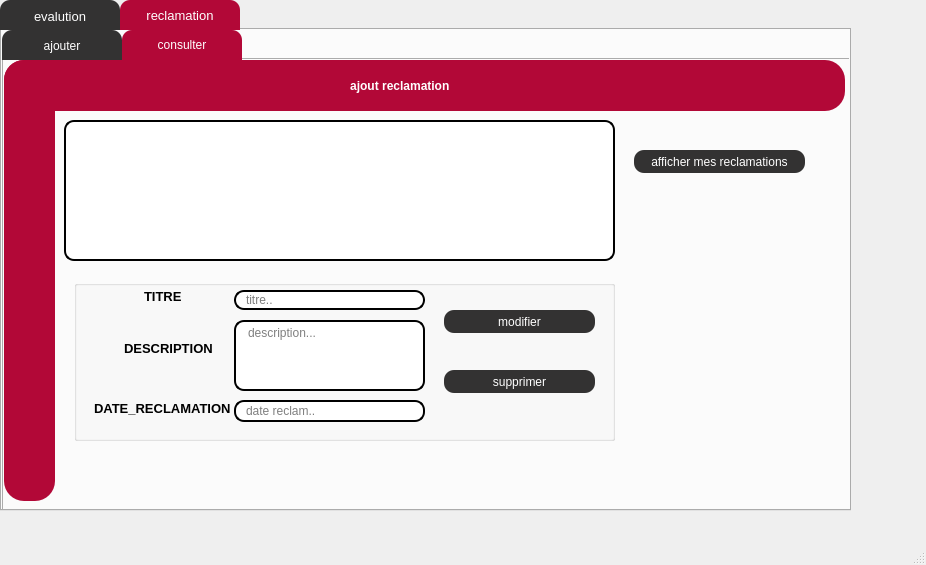
<?xml version="1.0" encoding="UTF-8"?>
<ui version="4.0">
 <class>MainWindow</class>
 <widget class="QMainWindow" name="MainWindow">
  <property name="geometry">
   <rect>
    <x>0</x>
    <y>0</y>
    <width>926</width>
    <height>565</height>
   </rect>
  </property>
  <property name="font">
   <font>
    <pointsize>10</pointsize>
   </font>
  </property>
  <property name="windowTitle">
   <string>MainWindow</string>
  </property>
  <widget class="QWidget" name="centralwidget">
   <widget class="QTabWidget" name="tabWidget">
    <property name="geometry">
     <rect>
      <x>0</x>
      <y>0</y>
      <width>851</width>
      <height>511</height>
     </rect>
    </property>
    <property name="styleSheet">
     <string notr="true">QTabBar::tab{
    color:white;
	font: 75 10pt &quot;Source Code Pro&quot;;
	font: 87 8pt &quot;Nexa Rust Sans Black 01&quot;;
    background-color:rgb(39, 39,39);
background:  rgb(51, 50, 50);
border-top-left-radius:10px;
border-top-right-radius:10px;
min-width:120px;
height:30px;

}
QTabBar::tab::hover
{
color:white;

background:#b20837;
border-top-left-radius:10px;
border-top-right-radius:10px;
}

QTabBar::tab:selected
{
color:white;

background:#b20837;
border-top-left-radius:10px;
border-top-right-radius:10px;
}</string>
    </property>
    <property name="currentIndex">
     <number>1</number>
    </property>
    <widget class="QWidget" name="evaluation">
     <attribute name="title">
      <string>evalution</string>
     </attribute>
     <widget class="QTabWidget" name="tabWidget_2">
      <property name="geometry">
       <rect>
        <x>0</x>
        <y>0</y>
        <width>851</width>
        <height>481</height>
       </rect>
      </property>
      <property name="currentIndex">
       <number>0</number>
      </property>
      <widget class="QWidget" name="tab">
       <attribute name="title">
        <string>consulter</string>
       </attribute>
       <widget class="QLabel" name="label_redEq_16">
        <property name="geometry">
         <rect>
          <x>0</x>
          <y>0</y>
          <width>841</width>
          <height>51</height>
         </rect>
        </property>
        <property name="font">
         <font>
          <pointsize>9</pointsize>
          <weight>75</weight>
          <bold>true</bold>
         </font>
        </property>
        <property name="styleSheet">
         <string notr="true">color:white;

background:#b20837;
border-radius:20px;</string>
        </property>
        <property name="text">
         <string>                                                                                            Grille d' evaluation annuelle</string>
        </property>
       </widget>
       <widget class="QLabel" name="label_RedEq2_15">
        <property name="geometry">
         <rect>
          <x>0</x>
          <y>0</y>
          <width>51</width>
          <height>471</height>
         </rect>
        </property>
        <property name="styleSheet">
         <string notr="true">color:white;

background:#b20837;
border-radius:20px;</string>
        </property>
        <property name="text">
         <string/>
        </property>
       </widget>
       <widget class="QLabel" name="bonj">
        <property name="geometry">
         <rect>
          <x>60</x>
          <y>70</y>
          <width>31</width>
          <height>31</height>
         </rect>
        </property>
        <property name="font">
         <font>
          <family>MS Sans Serif</family>
          <pointsize>12</pointsize>
          <weight>75</weight>
          <italic>true</italic>
          <bold>true</bold>
         </font>
        </property>
        <property name="text">
         <string>MR </string>
        </property>
       </widget>
       <widget class="QLabel" name="nom">
        <property name="geometry">
         <rect>
          <x>100</x>
          <y>80</y>
          <width>61</width>
          <height>16</height>
         </rect>
        </property>
        <property name="font">
         <font>
          <weight>75</weight>
          <bold>true</bold>
         </font>
        </property>
        <property name="text">
         <string/>
        </property>
       </widget>
       <widget class="QLabel" name="prenom">
        <property name="geometry">
         <rect>
          <x>120</x>
          <y>80</y>
          <width>71</width>
          <height>16</height>
         </rect>
        </property>
        <property name="font">
         <font>
          <weight>75</weight>
          <bold>true</bold>
         </font>
        </property>
        <property name="text">
         <string/>
        </property>
       </widget>
       <widget class="QLabel" name="label_30">
        <property name="geometry">
         <rect>
          <x>210</x>
          <y>370</y>
          <width>251</width>
          <height>20</height>
         </rect>
        </property>
        <property name="font">
         <font>
          <weight>75</weight>
          <bold>true</bold>
         </font>
        </property>
        <property name="text">
         <string>just cliquer ici pour imprimer votre chéque</string>
        </property>
       </widget>
       <widget class="QCustomPlot" name="customPlot" native="true">
        <property name="geometry">
         <rect>
          <x>60</x>
          <y>100</y>
          <width>401</width>
          <height>211</height>
         </rect>
        </property>
       </widget>
       <widget class="QGroupBox" name="groupBox_3">
        <property name="geometry">
         <rect>
          <x>530</x>
          <y>100</y>
          <width>251</width>
          <height>221</height>
         </rect>
        </property>
        <property name="font">
         <font>
          <weight>75</weight>
          <bold>true</bold>
         </font>
        </property>
        <property name="title">
         <string>Point d'amelioration:</string>
        </property>
        <widget class="QPushButton" name="voirevaluation">
         <property name="geometry">
          <rect>
           <x>50</x>
           <y>150</y>
           <width>171</width>
           <height>23</height>
          </rect>
         </property>
         <property name="styleSheet">
          <string notr="true">QPushButton{
    color:white;
	font: 75 10pt &quot;Source Code Pro&quot;;
	font: 87 7pt &quot;Nexa Rust Sans Black 01&quot;;
    background-color: rgb(51, 50, 50);
background:  rgb(51, 50, 50);
border-radius:10px;
}
QPushButton:hover
{
color:white;

background:#b20837;
border-radius:10px;
}
</string>
         </property>
         <property name="text">
          <string>resultat de l' evaluation</string>
         </property>
        </widget>
        <widget class="QLabel" name="performance">
         <property name="geometry">
          <rect>
           <x>60</x>
           <y>30</y>
           <width>141</width>
           <height>20</height>
          </rect>
         </property>
         <property name="font">
          <font>
           <family>Arial Black</family>
           <pointsize>11</pointsize>
           <weight>75</weight>
           <bold>true</bold>
          </font>
         </property>
         <property name="lineWidth">
          <number>7</number>
         </property>
         <property name="midLineWidth">
          <number>3</number>
         </property>
         <property name="text">
          <string/>
         </property>
        </widget>
        <widget class="QLabel" name="autonomie">
         <property name="geometry">
          <rect>
           <x>60</x>
           <y>60</y>
           <width>141</width>
           <height>20</height>
          </rect>
         </property>
         <property name="font">
          <font>
           <family>Arial Black</family>
           <pointsize>11</pointsize>
           <weight>75</weight>
           <bold>true</bold>
          </font>
         </property>
         <property name="lineWidth">
          <number>7</number>
         </property>
         <property name="midLineWidth">
          <number>3</number>
         </property>
         <property name="text">
          <string/>
         </property>
        </widget>
        <widget class="QLabel" name="fiabilite">
         <property name="geometry">
          <rect>
           <x>60</x>
           <y>100</y>
           <width>141</width>
           <height>20</height>
          </rect>
         </property>
         <property name="font">
          <font>
           <family>Arial Black</family>
           <pointsize>11</pointsize>
           <weight>75</weight>
           <bold>true</bold>
          </font>
         </property>
         <property name="lineWidth">
          <number>7</number>
         </property>
         <property name="midLineWidth">
          <number>3</number>
         </property>
         <property name="text">
          <string/>
         </property>
        </widget>
       </widget>
       <widget class="QLabel" name="label_29">
        <property name="geometry">
         <rect>
          <x>350</x>
          <y>420</y>
          <width>491</width>
          <height>16</height>
         </rect>
        </property>
        <property name="font">
         <font>
          <weight>75</weight>
          <bold>true</bold>
         </font>
        </property>
        <property name="text">
         <string>NB:si vous avez un probléme cliquer sur le bouton reclamation qui se trouve au dessus</string>
        </property>
       </widget>
       <widget class="QPushButton" name="pdf">
        <property name="geometry">
         <rect>
          <x>520</x>
          <y>370</y>
          <width>101</width>
          <height>23</height>
         </rect>
        </property>
        <property name="styleSheet">
         <string notr="true">QPushButton{
    color:white;
	font: 75 10pt &quot;Source Code Pro&quot;;
	font: 87 7pt &quot;Nexa Rust Sans Black 01&quot;;
    background-color: rgb(51, 50, 50);
background:  rgb(51, 50, 50);
border-radius:10px;
}
QPushButton:hover
{
color:white;

background:#b20837;
border-radius:10px;
}
</string>
        </property>
        <property name="text">
         <string>imprimer</string>
        </property>
        <property name="icon">
         <iconset>
          <normaloff>../../ghof/premiereapp1/ressource/mod.png</normaloff>../../ghof/premiereapp1/ressource/mod.png</iconset>
        </property>
       </widget>
       <widget class="QLabel" name="augmentation">
        <property name="geometry">
         <rect>
          <x>170</x>
          <y>340</y>
          <width>251</width>
          <height>20</height>
         </rect>
        </property>
        <property name="font">
         <font>
          <pointsize>10</pointsize>
          <weight>75</weight>
          <bold>true</bold>
         </font>
        </property>
        <property name="text">
         <string/>
        </property>
       </widget>
       <widget class="QLabel" name="prime">
        <property name="geometry">
         <rect>
          <x>430</x>
          <y>340</y>
          <width>251</width>
          <height>20</height>
         </rect>
        </property>
        <property name="font">
         <font>
          <pointsize>10</pointsize>
          <weight>75</weight>
          <bold>true</bold>
         </font>
        </property>
        <property name="text">
         <string/>
        </property>
       </widget>
      </widget>
      <widget class="QWidget" name="tab_3">
       <attribute name="title">
        <string>liste des employees</string>
       </attribute>
       <widget class="QTableView" name="tableView_2">
        <property name="geometry">
         <rect>
          <x>100</x>
          <y>70</y>
          <width>671</width>
          <height>201</height>
         </rect>
        </property>
        <property name="styleSheet">
         <string notr="true">border: 2px solid black;
border-radius: 10px;
padding: 0 8px;
background: white;
selection-background-color: gray;</string>
        </property>
       </widget>
       <widget class="QPushButton" name="empeval">
        <property name="geometry">
         <rect>
          <x>550</x>
          <y>320</y>
          <width>171</width>
          <height>23</height>
         </rect>
        </property>
        <property name="styleSheet">
         <string notr="true">QPushButton{
    color:white;
	font: 75 10pt &quot;Source Code Pro&quot;;
	font: 87 7pt &quot;Nexa Rust Sans Black 01&quot;;
    background-color: rgb(51, 50, 50);
background:  rgb(51, 50, 50);
border-radius:10px;
}
QPushButton:hover
{
color:white;

background:#b20837;
border-radius:10px;
}
</string>
        </property>
        <property name="text">
         <string>afficher liste des employees</string>
        </property>
       </widget>
       <widget class="QLabel" name="label_redEq_18">
        <property name="geometry">
         <rect>
          <x>10</x>
          <y>0</y>
          <width>841</width>
          <height>51</height>
         </rect>
        </property>
        <property name="font">
         <font>
          <pointsize>9</pointsize>
          <weight>75</weight>
          <bold>true</bold>
         </font>
        </property>
        <property name="styleSheet">
         <string notr="true">color:white;

background:#b20837;
border-radius:20px;</string>
        </property>
        <property name="text">
         <string/>
        </property>
       </widget>
       <widget class="QLabel" name="label_RedEq2_17">
        <property name="geometry">
         <rect>
          <x>10</x>
          <y>0</y>
          <width>51</width>
          <height>471</height>
         </rect>
        </property>
        <property name="styleSheet">
         <string notr="true">color:white;

background:#b20837;
border-radius:20px;</string>
        </property>
        <property name="text">
         <string/>
        </property>
       </widget>
       <widget class="QLabel" name="label_27">
        <property name="geometry">
         <rect>
          <x>40</x>
          <y>70</y>
          <width>47</width>
          <height>13</height>
         </rect>
        </property>
        <property name="text">
         <string/>
        </property>
       </widget>
      </widget>
      <widget class="QWidget" name="tab_2">
       <attribute name="title">
        <string>évaluer</string>
       </attribute>
       <widget class="QLabel" name="label_redEq_17">
        <property name="geometry">
         <rect>
          <x>0</x>
          <y>0</y>
          <width>841</width>
          <height>51</height>
         </rect>
        </property>
        <property name="font">
         <font>
          <pointsize>9</pointsize>
          <weight>75</weight>
          <bold>true</bold>
         </font>
        </property>
        <property name="styleSheet">
         <string notr="true">color:white;

background:#b20837;
border-radius:20px;</string>
        </property>
        <property name="text">
         <string/>
        </property>
       </widget>
       <widget class="QLabel" name="label_RedEq2_16">
        <property name="geometry">
         <rect>
          <x>0</x>
          <y>-10</y>
          <width>51</width>
          <height>471</height>
         </rect>
        </property>
        <property name="styleSheet">
         <string notr="true">color:white;

background:#b20837;
border-radius:20px;</string>
        </property>
        <property name="text">
         <string/>
        </property>
       </widget>
       <widget class="QLineEdit" name="emp">
        <property name="geometry">
         <rect>
          <x>220</x>
          <y>270</y>
          <width>361</width>
          <height>20</height>
         </rect>
        </property>
        <property name="styleSheet">
         <string notr="true">border: 2px solid black;
border-radius: 10px;
padding: 0 8px;
background: white;
selection-background-color: gray;</string>
        </property>
       </widget>
       <widget class="QTextEdit" name="comm">
        <property name="geometry">
         <rect>
          <x>260</x>
          <y>300</y>
          <width>271</width>
          <height>111</height>
         </rect>
        </property>
        <property name="styleSheet">
         <string notr="true">border: 2px solid black;
border-radius: 10px;
padding: 0 8px;
background: white;
selection-background-color: gray;</string>
        </property>
       </widget>
       <widget class="QLabel" name="label_3">
        <property name="geometry">
         <rect>
          <x>120</x>
          <y>270</y>
          <width>81</width>
          <height>20</height>
         </rect>
        </property>
        <property name="text">
         <string>cin employee</string>
        </property>
       </widget>
       <widget class="QLabel" name="label_4">
        <property name="geometry">
         <rect>
          <x>130</x>
          <y>360</y>
          <width>61</width>
          <height>20</height>
         </rect>
        </property>
        <property name="text">
         <string>description</string>
        </property>
       </widget>
       <widget class="QTableView" name="tableView_3">
        <property name="geometry">
         <rect>
          <x>70</x>
          <y>70</y>
          <width>581</width>
          <height>192</height>
         </rect>
        </property>
        <property name="styleSheet">
         <string notr="true">border: 2px solid black;
border-radius: 10px;
padding: 0 8px;
background: white;
selection-background-color: gray;</string>
        </property>
       </widget>
       <widget class="QPushButton" name="pushButton_5">
        <property name="geometry">
         <rect>
          <x>684</x>
          <y>130</y>
          <width>141</width>
          <height>23</height>
         </rect>
        </property>
        <property name="styleSheet">
         <string notr="true">QPushButton{
    color:white;
	font: 75 10pt &quot;Source Code Pro&quot;;
	font: 87 7pt &quot;Nexa Rust Sans Black 01&quot;;
    background-color: rgb(51, 50, 50);
background:  rgb(51, 50, 50);
border-radius:10px;
}
QPushButton:hover
{
color:white;

background:#b20837;
border-radius:10px;
}
</string>
        </property>
        <property name="text">
         <string>afficher les avis</string>
        </property>
       </widget>
       <widget class="QPushButton" name="pushButton_7">
        <property name="geometry">
         <rect>
          <x>580</x>
          <y>310</y>
          <width>75</width>
          <height>23</height>
         </rect>
        </property>
        <property name="styleSheet">
         <string notr="true">QPushButton{
    color:white;
	font: 75 10pt &quot;Source Code Pro&quot;;
	font: 87 7pt &quot;Nexa Rust Sans Black 01&quot;;
    background-color: rgb(51, 50, 50);
background:  rgb(51, 50, 50);
border-radius:10px;
}
QPushButton:hover
{
color:white;

background:#b20837;
border-radius:10px;
}
</string>
        </property>
        <property name="text">
         <string>ajouter</string>
        </property>
       </widget>
       <widget class="QPushButton" name="supp">
        <property name="geometry">
         <rect>
          <x>570</x>
          <y>420</y>
          <width>75</width>
          <height>23</height>
         </rect>
        </property>
        <property name="styleSheet">
         <string notr="true">QPushButton{
    color:white;
	font: 75 10pt &quot;Source Code Pro&quot;;
	font: 87 7pt &quot;Nexa Rust Sans Black 01&quot;;
    background-color: rgb(51, 50, 50);
background:  rgb(51, 50, 50);
border-radius:10px;
}
QPushButton:hover
{
color:white;

background:#b20837;
border-radius:10px;
}
</string>
        </property>
        <property name="text">
         <string>supprimer</string>
        </property>
       </widget>
       <widget class="QPushButton" name="edit">
        <property name="geometry">
         <rect>
          <x>580</x>
          <y>360</y>
          <width>75</width>
          <height>23</height>
         </rect>
        </property>
        <property name="styleSheet">
         <string notr="true">QPushButton{
    color:white;
	font: 75 10pt &quot;Source Code Pro&quot;;
	font: 87 7pt &quot;Nexa Rust Sans Black 01&quot;;
    background-color: rgb(51, 50, 50);
background:  rgb(51, 50, 50);
border-radius:10px;
}
QPushButton:hover
{
color:white;

background:#b20837;
border-radius:10px;
}
</string>
        </property>
        <property name="text">
         <string>modifier</string>
        </property>
       </widget>
       <widget class="QLineEdit" name="lineEdit">
        <property name="geometry">
         <rect>
          <x>282</x>
          <y>420</y>
          <width>231</width>
          <height>20</height>
         </rect>
        </property>
        <property name="styleSheet">
         <string notr="true">border: 2px solid black;
border-radius: 10px;
padding: 0 8px;
background: white;
selection-background-color: gray;</string>
        </property>
       </widget>
      </widget>
     </widget>
    </widget>
    <widget class="QWidget" name="reclamation">
     <attribute name="title">
      <string>reclamation</string>
     </attribute>
     <widget class="QTabWidget" name="tabWidget_3">
      <property name="geometry">
       <rect>
        <x>0</x>
        <y>0</y>
        <width>851</width>
        <height>481</height>
       </rect>
      </property>
      <property name="currentIndex">
       <number>1</number>
      </property>
      <widget class="QWidget" name="ajouter_reclam">
       <attribute name="title">
        <string>ajouter</string>
       </attribute>
       <widget class="QLabel" name="label_redEq_14">
        <property name="geometry">
         <rect>
          <x>0</x>
          <y>0</y>
          <width>841</width>
          <height>51</height>
         </rect>
        </property>
        <property name="font">
         <font>
          <pointsize>9</pointsize>
          <weight>75</weight>
          <bold>true</bold>
         </font>
        </property>
        <property name="styleSheet">
         <string notr="true">color:white;

background:#b20837;
border-radius:20px;</string>
        </property>
        <property name="text">
         <string>                                                                                                        ajout reclamation</string>
        </property>
       </widget>
       <widget class="QLabel" name="label_RedEq2_13">
        <property name="geometry">
         <rect>
          <x>0</x>
          <y>0</y>
          <width>51</width>
          <height>401</height>
         </rect>
        </property>
        <property name="styleSheet">
         <string notr="true">color:white;

background:#b20837;
border-radius:20px;</string>
        </property>
        <property name="text">
         <string/>
        </property>
       </widget>
       <widget class="QGroupBox" name="groupBox">
        <property name="geometry">
         <rect>
          <x>80</x>
          <y>70</y>
          <width>721</width>
          <height>291</height>
         </rect>
        </property>
        <property name="title">
         <string/>
        </property>
        <widget class="QTextEdit" name="desc">
         <property name="geometry">
          <rect>
           <x>170</x>
           <y>140</y>
           <width>231</width>
           <height>121</height>
          </rect>
         </property>
         <property name="styleSheet">
          <string notr="true">
border: 2px solid black;
border-radius: 10px;
padding: 0 8px;
background: white;
selection-background-color: gray;</string>
         </property>
         <property name="placeholderText">
          <string>description..</string>
         </property>
        </widget>
        <widget class="QLineEdit" name="lineEdit_6">
         <property name="geometry">
          <rect>
           <x>170</x>
           <y>80</y>
           <width>231</width>
           <height>22</height>
          </rect>
         </property>
         <property name="styleSheet">
          <string notr="true">border: 2px solid black;
border-radius: 10px;
padding: 0 8px;
background: white;
selection-background-color: gray;</string>
         </property>
         <property name="text">
          <string/>
         </property>
         <property name="placeholderText">
          <string>titre..</string>
         </property>
        </widget>
        <widget class="QPushButton" name="pushButton">
         <property name="geometry">
          <rect>
           <x>480</x>
           <y>130</y>
           <width>161</width>
           <height>41</height>
          </rect>
         </property>
         <property name="styleSheet">
          <string notr="true">QPushButton{
    color:white;
	font: 75 10pt &quot;Source Code Pro&quot;;
	font: 87 7pt &quot;Nexa Rust Sans Black 01&quot;;
    background-color: rgb(51, 50, 50);
background:  rgb(51, 50, 50);
border-radius:10px;
}
QPushButton:hover
{
color:white;

background:#b20837;
border-radius:10px;
}
</string>
         </property>
         <property name="text">
          <string>reclamer</string>
         </property>
         <property name="icon">
          <iconset>
           <normaloff>../../ghof/premiereapp1/ressource/icons8-coche-48.png</normaloff>../../ghof/premiereapp1/ressource/icons8-coche-48.png</iconset>
         </property>
        </widget>
        <widget class="QLabel" name="label">
         <property name="geometry">
          <rect>
           <x>60</x>
           <y>80</y>
           <width>51</width>
           <height>20</height>
          </rect>
         </property>
         <property name="font">
          <font>
           <pointsize>12</pointsize>
           <weight>75</weight>
           <bold>true</bold>
          </font>
         </property>
         <property name="text">
          <string>TITRE</string>
         </property>
        </widget>
        <widget class="QLabel" name="label_2">
         <property name="geometry">
          <rect>
           <x>30</x>
           <y>180</y>
           <width>121</width>
           <height>20</height>
          </rect>
         </property>
         <property name="font">
          <font>
           <pointsize>12</pointsize>
           <weight>75</weight>
           <bold>true</bold>
          </font>
         </property>
         <property name="text">
          <string>DESCRIPTION</string>
         </property>
        </widget>
       </widget>
       <widget class="QPushButton" name="font">
        <property name="geometry">
         <rect>
          <x>710</x>
          <y>370</y>
          <width>91</width>
          <height>23</height>
         </rect>
        </property>
        <property name="styleSheet">
         <string notr="true">QPushButton{
    color:white;
	font: 75 10pt &quot;Source Code Pro&quot;;
	font: 87 7pt &quot;Nexa Rust Sans Black 01&quot;;
    background-color: rgb(51, 50, 50);
background:  rgb(51, 50, 50);
border-radius:10px;
}
QPushButton:hover
{
color:white;

background:#b20837;
border-radius:10px;
}
</string>
        </property>
        <property name="text">
         <string>modifier font</string>
        </property>
       </widget>
      </widget>
      <widget class="QWidget" name="consulter_reclam">
       <attribute name="title">
        <string>consulter</string>
       </attribute>
       <widget class="QTableView" name="tableView">
        <property name="geometry">
         <rect>
          <x>60</x>
          <y>60</y>
          <width>551</width>
          <height>141</height>
         </rect>
        </property>
        <property name="styleSheet">
         <string notr="true">border: 2px solid black;
border-radius: 10px;
padding: 0 8px;
background: white;
selection-background-color: gray;
</string>
        </property>
        <property name="gridStyle">
         <enum>Qt::DotLine</enum>
        </property>
        <property name="sortingEnabled">
         <bool>false</bool>
        </property>
        <attribute name="horizontalHeaderCascadingSectionResizes">
         <bool>false</bool>
        </attribute>
        <attribute name="horizontalHeaderMinimumSectionSize">
         <number>50</number>
        </attribute>
        <attribute name="horizontalHeaderDefaultSectionSize">
         <number>85</number>
        </attribute>
       </widget>
       <widget class="QPushButton" name="pushButton_6">
        <property name="geometry">
         <rect>
          <x>630</x>
          <y>90</y>
          <width>171</width>
          <height>23</height>
         </rect>
        </property>
        <property name="styleSheet">
         <string notr="true">QPushButton{
    color:white;
	font: 75 10pt &quot;Source Code Pro&quot;;
	font: 87 7pt &quot;Nexa Rust Sans Black 01&quot;;
    background-color: rgb(51, 50, 50);
background:  rgb(51, 50, 50);
border-radius:10px;
}
QPushButton:hover
{
color:white;

background:#b20837;
border-radius:10px;
}
</string>
        </property>
        <property name="text">
         <string>afficher mes reclamations</string>
        </property>
       </widget>
       <widget class="QLabel" name="label_redEq_15">
        <property name="geometry">
         <rect>
          <x>0</x>
          <y>0</y>
          <width>841</width>
          <height>51</height>
         </rect>
        </property>
        <property name="font">
         <font>
          <pointsize>9</pointsize>
          <weight>75</weight>
          <bold>true</bold>
         </font>
        </property>
        <property name="styleSheet">
         <string notr="true">color:white;

background:#b20837;
border-radius:20px;</string>
        </property>
        <property name="text">
         <string>                                                                                                        ajout reclamation</string>
        </property>
       </widget>
       <widget class="QLabel" name="label_RedEq2_14">
        <property name="geometry">
         <rect>
          <x>0</x>
          <y>0</y>
          <width>51</width>
          <height>441</height>
         </rect>
        </property>
        <property name="styleSheet">
         <string notr="true">color:white;

background:#b20837;
border-radius:20px;</string>
        </property>
        <property name="text">
         <string/>
        </property>
       </widget>
       <widget class="QGroupBox" name="groupBox_2">
        <property name="geometry">
         <rect>
          <x>70</x>
          <y>220</y>
          <width>541</width>
          <height>161</height>
         </rect>
        </property>
        <property name="title">
         <string/>
        </property>
        <widget class="QLabel" name="label_20">
         <property name="geometry">
          <rect>
           <x>20</x>
           <y>120</y>
           <width>141</width>
           <height>16</height>
          </rect>
         </property>
         <property name="font">
          <font>
           <pointsize>10</pointsize>
           <weight>75</weight>
           <bold>true</bold>
          </font>
         </property>
         <property name="text">
          <string>DATE_RECLAMATION</string>
         </property>
        </widget>
        <widget class="QLabel" name="label_19">
         <property name="geometry">
          <rect>
           <x>50</x>
           <y>60</y>
           <width>91</width>
           <height>16</height>
          </rect>
         </property>
         <property name="font">
          <font>
           <pointsize>10</pointsize>
           <weight>75</weight>
           <bold>true</bold>
          </font>
         </property>
         <property name="text">
          <string>DESCRIPTION</string>
         </property>
        </widget>
        <widget class="QLabel" name="label_18">
         <property name="geometry">
          <rect>
           <x>70</x>
           <y>10</y>
           <width>47</width>
           <height>13</height>
          </rect>
         </property>
         <property name="font">
          <font>
           <pointsize>10</pointsize>
           <weight>75</weight>
           <bold>true</bold>
          </font>
         </property>
         <property name="text">
          <string>TITRE</string>
         </property>
        </widget>
        <widget class="QTextEdit" name="textEdit">
         <property name="geometry">
          <rect>
           <x>160</x>
           <y>40</y>
           <width>191</width>
           <height>71</height>
          </rect>
         </property>
         <property name="styleSheet">
          <string notr="true">
border: 2px solid black;
border-radius: 10px;
padding: 0 8px;
background: white;
selection-background-color: gray;
</string>
         </property>
         <property name="placeholderText">
          <string>description...</string>
         </property>
        </widget>
        <widget class="QLineEdit" name="lineEdit_5">
         <property name="geometry">
          <rect>
           <x>160</x>
           <y>10</y>
           <width>191</width>
           <height>20</height>
          </rect>
         </property>
         <property name="styleSheet">
          <string notr="true"> border: 2px solid black;
border-radius: 10px;
padding: 0 8px;
background: white;
selection-background-color: gray;</string>
         </property>
         <property name="placeholderText">
          <string>titre..</string>
         </property>
        </widget>
        <widget class="QLineEdit" name="lineEdit_8">
         <property name="geometry">
          <rect>
           <x>160</x>
           <y>120</y>
           <width>191</width>
           <height>22</height>
          </rect>
         </property>
         <property name="styleSheet">
          <string notr="true">border: 2px solid black;
border-radius: 10px;
padding: 0 8px;
background: white;
selection-background-color: gray;</string>
         </property>
         <property name="placeholderText">
          <string>date reclam..</string>
         </property>
        </widget>
        <widget class="QPushButton" name="pushButton_4">
         <property name="geometry">
          <rect>
           <x>370</x>
           <y>30</y>
           <width>151</width>
           <height>23</height>
          </rect>
         </property>
         <property name="styleSheet">
          <string notr="true">QPushButton{
    color:white;
	font: 75 10pt &quot;Source Code Pro&quot;;
	font: 87 7pt &quot;Nexa Rust Sans Black 01&quot;;
    background-color: rgb(51, 50, 50);
background:  rgb(51, 50, 50);
border-radius:10px;
}
QPushButton:hover
{
color:white;

background:#b20837;
border-radius:10px;
}
</string>
         </property>
         <property name="text">
          <string>modifier</string>
         </property>
         <property name="icon">
          <iconset>
           <normaloff>../../ghof/premiereapp1/ressource/icons8-modifier-48.png</normaloff>../../ghof/premiereapp1/ressource/icons8-modifier-48.png</iconset>
         </property>
        </widget>
        <widget class="QPushButton" name="pushButton_3">
         <property name="geometry">
          <rect>
           <x>370</x>
           <y>90</y>
           <width>151</width>
           <height>23</height>
          </rect>
         </property>
         <property name="styleSheet">
          <string notr="true">QPushButton{
    color:white;
	font: 75 10pt &quot;Source Code Pro&quot;;
	font: 87 7pt &quot;Nexa Rust Sans Black 01&quot;;
    background-color: rgb(51, 50, 50);
background:  rgb(51, 50, 50);
border-radius:10px;
}
QPushButton:hover
{
color:white;

background:#b20837;
border-radius:10px;
}
</string>
         </property>
         <property name="text">
          <string>supprimer</string>
         </property>
         <property name="icon">
          <iconset>
           <normaloff>../../ghof/premiereapp1/ressource/icons8-effacer-26.png</normaloff>../../ghof/premiereapp1/ressource/icons8-effacer-26.png</iconset>
         </property>
        </widget>
       </widget>
      </widget>
     </widget>
    </widget>
   </widget>
  </widget>
  <widget class="QMenuBar" name="menubar">
   <property name="geometry">
    <rect>
     <x>0</x>
     <y>0</y>
     <width>926</width>
     <height>23</height>
    </rect>
   </property>
  </widget>
  <widget class="QStatusBar" name="statusbar"/>
 </widget>
 <customwidgets>
  <customwidget>
   <class>QCustomPlot</class>
   <extends>QWidget</extends>
   <header>qcustomplot.h</header>
   <container>1</container>
  </customwidget>
 </customwidgets>
 <resources/>
 <connections/>
</ui>
